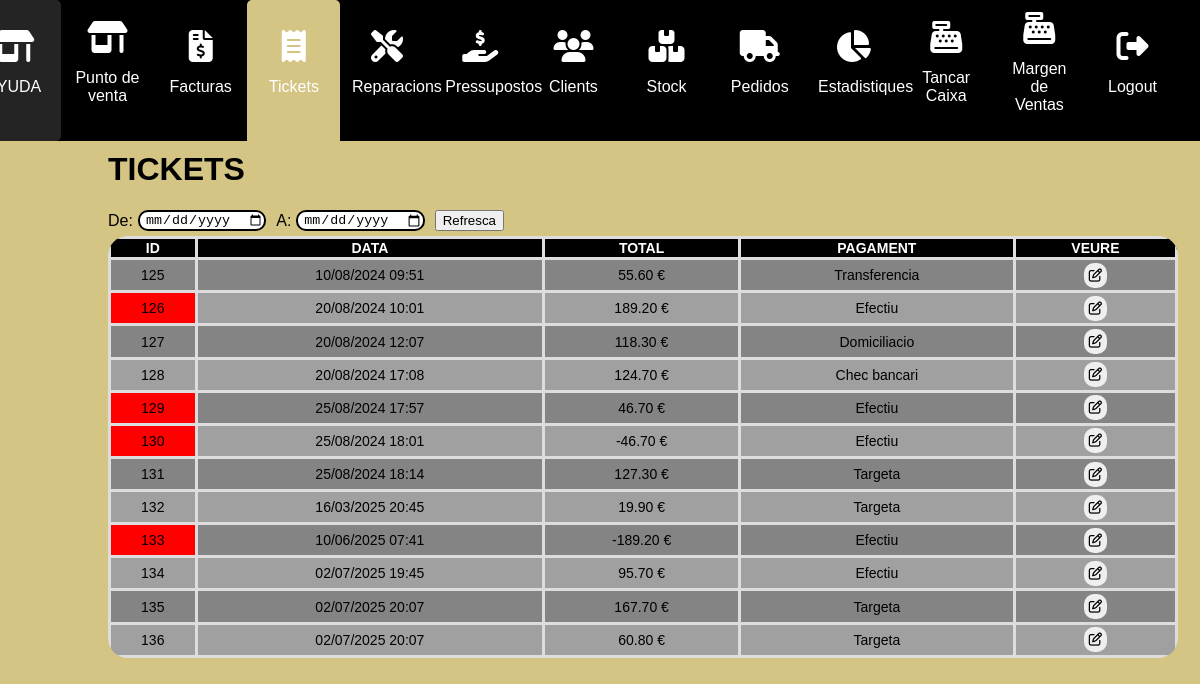
The page /tickets/ (signed in) on the database its author committed.
### myapp/models.py (models this page shows)
class Ticket(models.Model):
    numero = models.IntegerField(default=1)
    date = models.DateTimeField()
    METODO_PAGO_CHOICES = [
        ('Efectiu', 'Efectiu'),
        ('Targeta', 'Tarjeta'),
        ("Transferencia","Transferencia"),
        ("Chec bancari","Chec bancari"),
        ("Domiciliacio","Domiciliacio")
    ]
    metodo_pago = models.CharField(max_length=50, choices=METODO_PAGO_CHOICES, default='Efectiu')
    total = models.DecimalField(max_digits=9999999, decimal_places=2, validators=[validate_not_zero])
    abono=models.IntegerField(null=True)

### myapp/views.py (the view, shortened to what this page needs)
# urls.py: path("tickets/", views.tickets, name="tickets"),
@login_required
def tickets(request):
    tickets = Ticket.objects.all()
    persona=Persona.objects.all()
    numeros_abono = []
    for ticket in tickets:
        if ticket.abono:
            try:
                numero_entero = int(ticket.abono)
                numeros_abono.append(numero_entero)
            except ValueError:
                continue
    return render(request, "tickets.html", {'tickets': tickets,'persona':persona,'numeros_abono':numeros_abono})

### myapp/templates/tickets.html (shortened to what this page needs)
{% extends "layouts/base.html" %}
{% block content %}
<!DOCTYPE html>
<html lang="en">
<head>
</head>
<body>
    <div class="main-content">
        <div class="products-section" id="barra-dies">
            <h1>TICKETS</h1>
                <span style="display: flex; align-items: center; margin-bottom:5px;">
                    <p style="margin: 0 5px 0 0;">De:</p>
                    <input type="date" id="data-inicio" style="margin-right: 10px;">
                    <p style="margin: 0 5px 0 0;">A:</p>
                    <input type="date" id="data-fin" style="margin-right: 10px;">
                    <button id="refresca" onclick="filtrarDies()">Refresca</button>
                </span>
        </div>
        <div>
        <form method="post">
            <table id="productTable">
                <thead>
                <tr>
                    <th>ID</th>
                    <th>DATA</th>
                    <th>TOTAL</th>
                    <th>PAGAMENT</th>
                    <th>VEURE</th>
                </tr>
                </thead>
                <tbody>
                {% for ticket in tickets %}
                <tr class="filaTicket">
                    <td class="TicketIdColor">{{ ticket.id }}</td>
                    <td>{{ ticket.date|date:"d/m/Y H:i" }}</td>
                    <td class="totalTicketColor">{{ ticket.total }} €</td>
                    <td>{{ ticket.metodo_pago }}</td>
                    <td><button type="button" class="popup-trigger" data-ticket-id="{{ ticket.id }}"><i
                            class="fa-regular fa-pen-to-square"></i></button></td>
                </tr>
                {% endfor %}
                </tbody>
            </table>
        </form>
    </div>
</body>
</html>
{% endblock %}

### myapp/static/styles/main.css (style rules this page uses)
.main-content { margin-top:10vh; }
body { margin: 0; padding: 0; font-family: Arial, sans-serif; background: rgb(212, 197, 133); color: #000000; }
.main-content { padding-left: 9%; overflow: hidden; margin-top:130px; }
.products-section { float: left; width: 48%; margin-right: 2%; }
table { width: 98%; border-collapse: collapse; }
table th, table td { padding: 1px; text-align: center; border: 3px solid #ddd; }
table th { background-color: #000000; color: #ffffff; text-align: center; }
tr:nth-child(even) { background-color: #a0a0a0; }
tr:nth-child(odd) { background-color: #848484; }
#productTable { border-radius: 20px; overflow: hidden; -webkit-border-radius: 20px; -moz-border-radius: 20px; -ms-border-radius: 20px; -o-border-radius: 20px; font-size: 14px; }
input { border-radius: 10px; -webkit-border-radius: 10px; -moz-border-radius: 10px; -ms-border-radius: 10px; -o-border-radius: 10px; text-decoration: none; display: inline-block; border: 2px black solid; padding-left: 5px; }
td button, cart-button button { display: inline-block; border: none; border-radius: 10px; border:none; padding: 5px; -webkit-border-radius: 10px; -moz-border-radius: 10px; -ms-border-radius: 10px; -o-border-radius: 10px; margin: 1%; }

### rows shown on the page
Ticket: id "125", date "10/08/2024 09:51", total "55.60", metodo_pago "Transferencia"
Ticket: id "126", date "20/08/2024 10:01", total "189.20", metodo_pago "Efectiu"
Ticket: id "127", date "20/08/2024 12:07", total "118.30", metodo_pago "Domiciliacio"
Ticket: id "128", date "20/08/2024 17:08", total "124.70", metodo_pago "Chec bancari"
Ticket: id "129", date "25/08/2024 17:57", total "46.70", metodo_pago "Efectiu"
Ticket: id "130", date "25/08/2024 18:01", total "-46.70", metodo_pago "Efectiu"
Ticket: id "131", date "25/08/2024 18:14", total "127.30", metodo_pago "Targeta"
Ticket: id "132", date "16/03/2025 20:45", total "19.90", metodo_pago "Targeta"
Ticket: id "133", date "10/06/2025 07:41", total "-189.20", metodo_pago "Efectiu"
Ticket: id "134", date "02/07/2025 19:45", total "95.70", metodo_pago "Efectiu"
Ticket: id "135", date "02/07/2025 20:07", total "167.70", metodo_pago "Targeta"
Ticket: id "136", date "02/07/2025 20:07", total "60.80", metodo_pago "Targeta"
